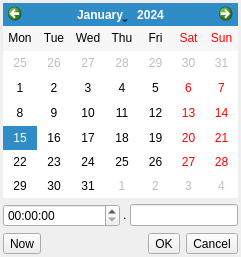
<?xml version="1.0" encoding="UTF-8"?>
<ui version="4.0">
 <class>DateTimeEditForm</class>
 <widget class="QWidget" name="DateTimeEditForm">
  <property name="geometry">
   <rect>
    <x>0</x>
    <y>0</y>
    <width>241</width>
    <height>257</height>
   </rect>
  </property>
  <property name="sizePolicy">
   <sizepolicy hsizetype="Minimum" vsizetype="Minimum">
    <horstretch>0</horstretch>
    <verstretch>0</verstretch>
   </sizepolicy>
  </property>
  <property name="windowTitle">
   <string>Form</string>
  </property>
  <property name="autoFillBackground">
   <bool>true</bool>
  </property>
  <layout class="QVBoxLayout" name="verticalLayout">
   <property name="leftMargin">
    <number>3</number>
   </property>
   <property name="topMargin">
    <number>3</number>
   </property>
   <property name="rightMargin">
    <number>3</number>
   </property>
   <property name="bottomMargin">
    <number>3</number>
   </property>
   <item>
    <widget class="QCalendarWidget" name="calendarWidget">
     <property name="verticalHeaderFormat">
      <enum>QCalendarWidget::NoVerticalHeader</enum>
     </property>
    </widget>
   </item>
   <item>
    <widget class="QWidget" name="wid_timeEdit" native="true">
     <layout class="QHBoxLayout" name="horizontalLayout_2">
      <property name="spacing">
       <number>3</number>
      </property>
      <property name="leftMargin">
       <number>0</number>
      </property>
      <property name="topMargin">
       <number>0</number>
      </property>
      <property name="rightMargin">
       <number>0</number>
      </property>
      <property name="bottomMargin">
       <number>0</number>
      </property>
      <item>
       <widget class="QTimeEdit" name="timeEdit">
        <property name="sizePolicy">
         <sizepolicy hsizetype="Expanding" vsizetype="Fixed">
          <horstretch>0</horstretch>
          <verstretch>0</verstretch>
         </sizepolicy>
        </property>
       </widget>
      </item>
      <item>
       <widget class="QLabel" name="label">
        <property name="sizePolicy">
         <sizepolicy hsizetype="Fixed" vsizetype="Fixed">
          <horstretch>0</horstretch>
          <verstretch>0</verstretch>
         </sizepolicy>
        </property>
        <property name="text">
         <string>.</string>
        </property>
       </widget>
      </item>
      <item>
       <widget class="QLineEdit" name="le_microTime">
        <property name="sizePolicy">
         <sizepolicy hsizetype="Fixed" vsizetype="Fixed">
          <horstretch>0</horstretch>
          <verstretch>0</verstretch>
         </sizepolicy>
        </property>
        <property name="maxLength">
         <number>32</number>
        </property>
       </widget>
      </item>
     </layout>
    </widget>
   </item>
   <item>
    <layout class="QHBoxLayout" name="horizontalLayout">
     <item>
      <widget class="QToolButton" name="btn_now">
       <property name="text">
        <string>Now</string>
       </property>
      </widget>
     </item>
     <item>
      <spacer name="horizontalSpacer">
       <property name="orientation">
        <enum>Qt::Horizontal</enum>
       </property>
       <property name="sizeHint" stdset="0">
        <size>
         <width>40</width>
         <height>20</height>
        </size>
       </property>
      </spacer>
     </item>
     <item>
      <widget class="QToolButton" name="btn_ok">
       <property name="text">
        <string>OK</string>
       </property>
      </widget>
     </item>
     <item>
      <widget class="QToolButton" name="btn_cancel">
       <property name="text">
        <string>Cancel</string>
       </property>
      </widget>
     </item>
    </layout>
   </item>
  </layout>
 </widget>
 <resources/>
 <connections/>
</ui>
